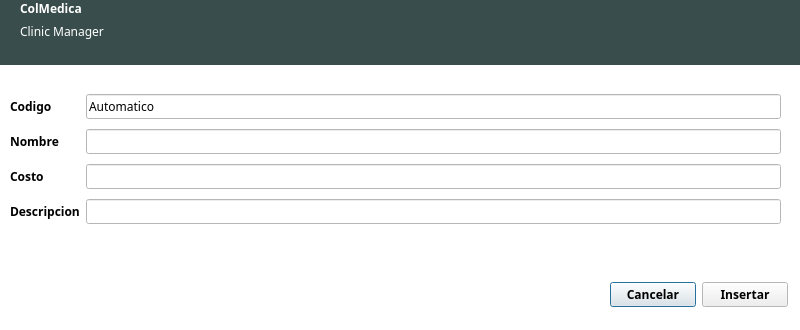
<?xml version="1.0" encoding="UTF-8"?>
<ui version="4.0">
 <class>dialogNuevoMedicamento</class>
 <widget class="QDialog" name="dialogNuevoMedicamento">
  <property name="geometry">
   <rect>
    <x>0</x>
    <y>0</y>
    <width>800</width>
    <height>330</height>
   </rect>
  </property>
  <property name="palette">
   <palette>
    <active>
     <colorrole role="Base">
      <brush brushstyle="SolidPattern">
       <color alpha="255">
        <red>255</red>
        <green>255</green>
        <blue>255</blue>
       </color>
      </brush>
     </colorrole>
     <colorrole role="Window">
      <brush brushstyle="SolidPattern">
       <color alpha="255">
        <red>255</red>
        <green>255</green>
        <blue>255</blue>
       </color>
      </brush>
     </colorrole>
    </active>
    <inactive>
     <colorrole role="Base">
      <brush brushstyle="SolidPattern">
       <color alpha="255">
        <red>255</red>
        <green>255</green>
        <blue>255</blue>
       </color>
      </brush>
     </colorrole>
     <colorrole role="Window">
      <brush brushstyle="SolidPattern">
       <color alpha="255">
        <red>255</red>
        <green>255</green>
        <blue>255</blue>
       </color>
      </brush>
     </colorrole>
    </inactive>
    <disabled>
     <colorrole role="Base">
      <brush brushstyle="SolidPattern">
       <color alpha="255">
        <red>255</red>
        <green>255</green>
        <blue>255</blue>
       </color>
      </brush>
     </colorrole>
     <colorrole role="Window">
      <brush brushstyle="SolidPattern">
       <color alpha="255">
        <red>255</red>
        <green>255</green>
        <blue>255</blue>
       </color>
      </brush>
     </colorrole>
    </disabled>
   </palette>
  </property>
  <property name="font">
   <font>
    <family>Ubuntu Condensed</family>
    <weight>75</weight>
    <bold>true</bold>
   </font>
  </property>
  <property name="cursor">
   <cursorShape>PointingHandCursor</cursorShape>
  </property>
  <property name="windowTitle">
   <string>Nuevo medicamento</string>
  </property>
  <property name="autoFillBackground">
   <bool>false</bool>
  </property>
  <widget class="QWidget" name="widgetCabecera" native="true">
   <property name="geometry">
    <rect>
     <x>0</x>
     <y>0</y>
     <width>800</width>
     <height>65</height>
    </rect>
   </property>
   <property name="palette">
    <palette>
     <active>
      <colorrole role="WindowText">
       <brush brushstyle="SolidPattern">
        <color alpha="255">
         <red>255</red>
         <green>255</green>
         <blue>255</blue>
        </color>
       </brush>
      </colorrole>
      <colorrole role="Base">
       <brush brushstyle="SolidPattern">
        <color alpha="255">
         <red>255</red>
         <green>255</green>
         <blue>255</blue>
        </color>
       </brush>
      </colorrole>
      <colorrole role="Window">
       <brush brushstyle="SolidPattern">
        <color alpha="255">
         <red>57</red>
         <green>77</green>
         <blue>76</blue>
        </color>
       </brush>
      </colorrole>
     </active>
     <inactive>
      <colorrole role="WindowText">
       <brush brushstyle="SolidPattern">
        <color alpha="255">
         <red>255</red>
         <green>255</green>
         <blue>255</blue>
        </color>
       </brush>
      </colorrole>
      <colorrole role="Base">
       <brush brushstyle="SolidPattern">
        <color alpha="255">
         <red>255</red>
         <green>255</green>
         <blue>255</blue>
        </color>
       </brush>
      </colorrole>
      <colorrole role="Window">
       <brush brushstyle="SolidPattern">
        <color alpha="255">
         <red>57</red>
         <green>77</green>
         <blue>76</blue>
        </color>
       </brush>
      </colorrole>
     </inactive>
     <disabled>
      <colorrole role="WindowText">
       <brush brushstyle="SolidPattern">
        <color alpha="255">
         <red>159</red>
         <green>158</green>
         <blue>158</blue>
        </color>
       </brush>
      </colorrole>
      <colorrole role="Base">
       <brush brushstyle="SolidPattern">
        <color alpha="255">
         <red>57</red>
         <green>77</green>
         <blue>76</blue>
        </color>
       </brush>
      </colorrole>
      <colorrole role="Window">
       <brush brushstyle="SolidPattern">
        <color alpha="255">
         <red>57</red>
         <green>77</green>
         <blue>76</blue>
        </color>
       </brush>
      </colorrole>
     </disabled>
    </palette>
   </property>
   <property name="autoFillBackground">
    <bool>true</bool>
   </property>
   <widget class="QWidget" name="layoutWidget_4">
    <property name="geometry">
     <rect>
      <x>20</x>
      <y>0</y>
      <width>162</width>
      <height>62</height>
     </rect>
    </property>
    <layout class="QFormLayout" name="formLayout_5">
     <item row="0" column="0">
      <widget class="QLabel" name="labelColMedica">
       <property name="styleSheet">
        <string notr="true">font: 30pt &quot;Ubuntu Condensed&quot;;
color: rgb(255, 255, 255);</string>
       </property>
       <property name="text">
        <string>ColMedica</string>
       </property>
      </widget>
     </item>
     <item row="1" column="0">
      <widget class="QLabel" name="labelClinicManager">
       <property name="font">
        <font>
         <weight>50</weight>
         <bold>false</bold>
        </font>
       </property>
       <property name="text">
        <string>Clinic Manager</string>
       </property>
      </widget>
     </item>
    </layout>
   </widget>
  </widget>
  <widget class="QWidget" name="widgetCuerpo" native="true">
   <property name="geometry">
    <rect>
     <x>10</x>
     <y>80</y>
     <width>781</width>
     <height>241</height>
    </rect>
   </property>
   <property name="autoFillBackground">
    <bool>true</bool>
   </property>
   <widget class="QWidget" name="layoutWidget">
    <property name="geometry">
     <rect>
      <x>0</x>
      <y>10</y>
      <width>771</width>
      <height>141</height>
     </rect>
    </property>
    <layout class="QGridLayout" name="gridLayout">
     <item row="3" column="1">
      <widget class="QLineEdit" name="lineEditDescripcion">
       <property name="font">
        <font>
         <weight>50</weight>
         <bold>false</bold>
        </font>
       </property>
       <property name="inputMask">
        <string>AAAAAAAAAAAAAAAAAAAAAAAAAAAAAAAAAAAAAAAA; </string>
       </property>
      </widget>
     </item>
     <item row="3" column="0">
      <widget class="QLabel" name="labelDescripcion">
       <property name="text">
        <string>Descripcion</string>
       </property>
      </widget>
     </item>
     <item row="1" column="1">
      <widget class="QLineEdit" name="lineEditNombre">
       <property name="font">
        <font>
         <weight>50</weight>
         <bold>false</bold>
        </font>
       </property>
       <property name="inputMask">
        <string>AAAAAAAAAAAAAAAAAAAAAAAAAAAAAAAAAAAAAAAA; </string>
       </property>
      </widget>
     </item>
     <item row="2" column="0">
      <widget class="QLabel" name="labelCosto">
       <property name="text">
        <string>Costo</string>
       </property>
      </widget>
     </item>
     <item row="0" column="0">
      <widget class="QLabel" name="labelCodigo">
       <property name="text">
        <string>Codigo</string>
       </property>
      </widget>
     </item>
     <item row="1" column="0">
      <widget class="QLabel" name="labelNombre">
       <property name="text">
        <string>Nombre</string>
       </property>
      </widget>
     </item>
     <item row="2" column="1">
      <widget class="QLineEdit" name="lineEditCosto">
       <property name="font">
        <font>
         <weight>50</weight>
         <bold>false</bold>
        </font>
       </property>
       <property name="inputMask">
        <string>99999999999999999999; </string>
       </property>
      </widget>
     </item>
     <item row="0" column="1">
      <widget class="QLineEdit" name="lineEditCodigo">
       <property name="font">
        <font>
         <weight>50</weight>
         <bold>false</bold>
        </font>
       </property>
       <property name="text">
        <string>Automatico</string>
       </property>
       <property name="readOnly">
        <bool>true</bool>
       </property>
      </widget>
     </item>
    </layout>
   </widget>
   <widget class="QWidget" name="layoutWidget">
    <property name="geometry">
     <rect>
      <x>600</x>
      <y>200</y>
      <width>178</width>
      <height>29</height>
     </rect>
    </property>
    <layout class="QHBoxLayout" name="horizontalLayout">
     <item>
      <widget class="QPushButton" name="pushButtonCancelar">
       <property name="text">
        <string>Cancelar</string>
       </property>
      </widget>
     </item>
     <item>
      <widget class="QPushButton" name="pushButtonInsertar">
       <property name="text">
        <string>Insertar</string>
       </property>
      </widget>
     </item>
    </layout>
   </widget>
  </widget>
 </widget>
 <resources/>
 <connections/>
</ui>
